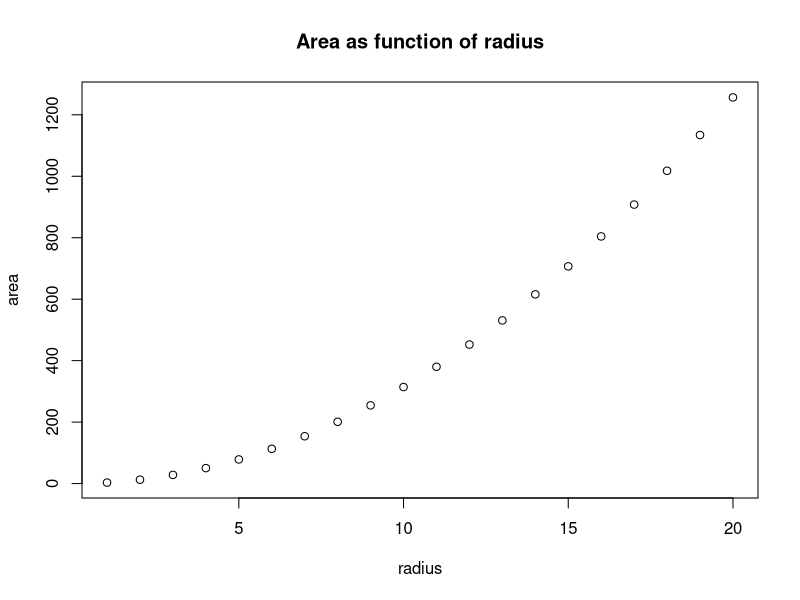
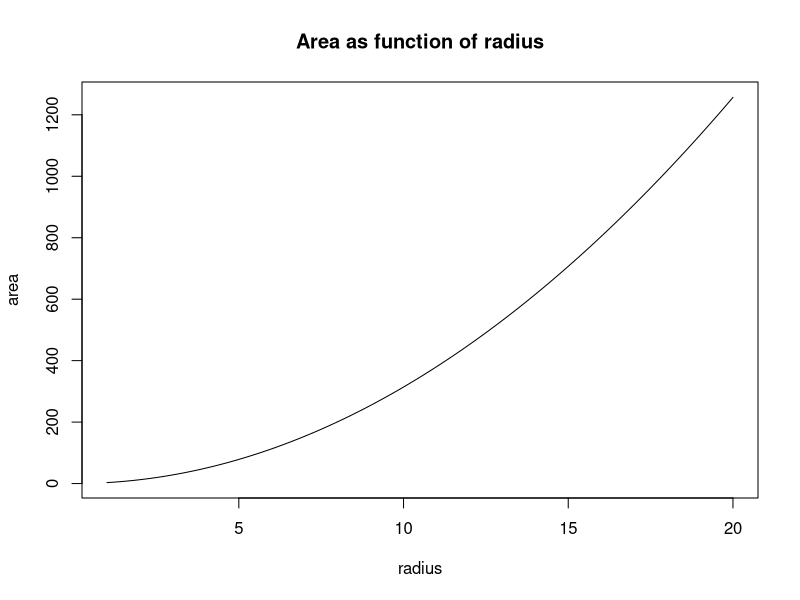
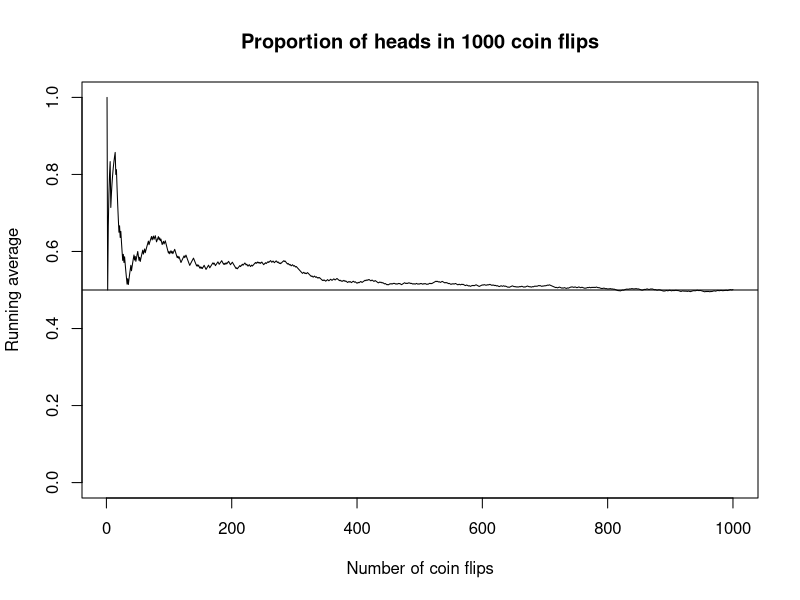

R code for these plots, in order:
## ---- chunk 1
1+1

5^2

487/34
## ---- chunk 2
pi

cos(pi)

factorial(5)

exp(1)

sqrt(169)

## ---- chunk 3
log(exp(7))
## ---- chunk 4

?log

#ENTER YOUR COMMAND HERE

## ---- chunk 5

#ENTER YOUR COMMANDS HERE

## ---- chunk 6

#ENTER YOUR SEQ COMMANDS HERE

## ---- chunk 7
cat<-NULL #this just makes an empty vector, DELETE 'NULL'  and INSERT YOUR COMMAND HERE

## ---- chunk 8
cat<-c(cat, 4, 5, 6)
cat

## ---- chunk 9
cat[2]

cat[1:3]

cat[c(2,4)]
## ---- chunk 10
cat

cat+1

cat+pi

cat*3

cat^2

2^cat

dog<-cat*2

dog*cat

dog+cat

dog/cat
## ---- chunk 11
tiger <- 1:1000
sum(tiger)

mean(tiger)

length(tiger)
## ---- chunk 12
sample(1:10,1)
## ---- chunk 13
roll <- sample(1:6,10,replace=TRUE)
roll
## ---- chunk 14

sum(roll==2)

## ---- chunk 15

sum(sample(1:6,600,replace=TRUE) == 2)

## ---- chunk 16
radius <- 1:20
area <- pi*radius^2
plot(radius,area, main="Area as function of radius")

## ---- chunk 17

curve(pi*x^2,1,20,xlab="radius",ylab="area",main="Area as function of radius")

## ---- chunk 18
# Coin flips
n <- 1000 # Number of coin flips
coinflips <- sample(0:1,n,replace=TRUE)
heads <- cumsum(coinflips)
prop <- heads/(1:n)
plot(1:n,prop,type="l",xlab="Number of coin flips",
ylab="Running average", ylim = c(0, 1), 
main="Proportion of heads in 1000 coin flips")
abline(h=0.5)

